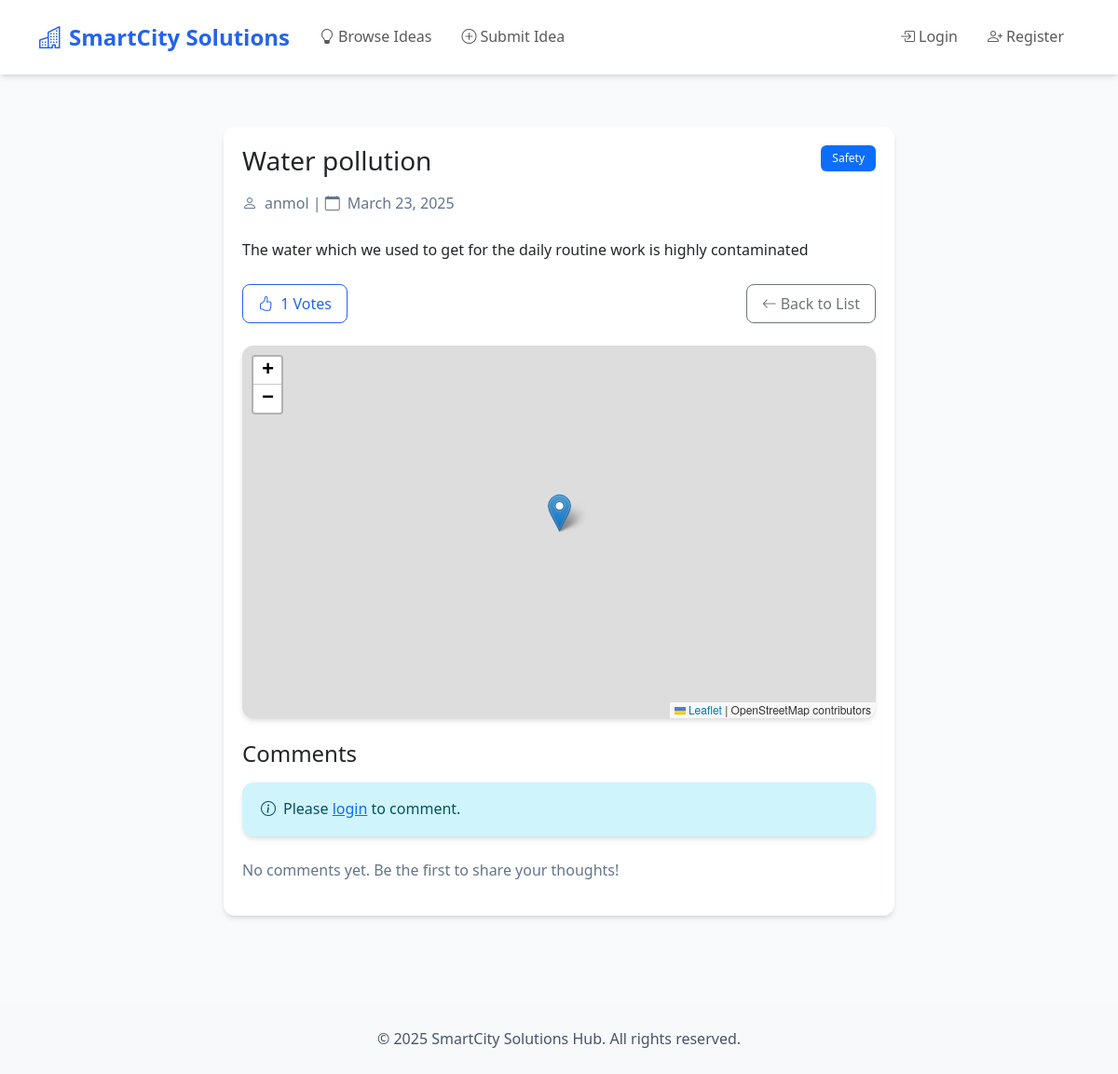
Screenshot of /ideas/4/ with the database file from the repository.
### solutions/models.py (models this page shows, shortened)
class Idea(models.Model):
    IMPLEMENTATION_STATUS = [
        ('pending', 'Pending Review'),
        ('approved', 'Approved for Implementation'),
        ('in_progress', 'Implementation in Progress'),
        ('completed', 'Implementation Completed'),
        ('rejected', 'Not Feasible')
    ]
    title = models.CharField(max_length=200)
    description = models.TextField()
    category = models.ForeignKey(Category, on_delete=models.CASCADE)
    author = models.ForeignKey(User, on_delete=models.CASCADE)
    created_at = models.DateTimeField(default=timezone.now)
    updated_at = models.DateTimeField(auto_now=True)
    location = models.CharField(max_length=200)
    latitude = models.DecimalField(max_digits=9, decimal_places=6, null=True, blank=True)
    longitude = models.DecimalField(max_digits=9, decimal_places=6, null=True, blank=True)
    status = models.CharField(max_length=20, choices=[
        ('pending', 'Pending'),
        ('under_review', 'Under Review'),
        ('approved', 'Approved'),
        ('implemented', 'Implemented'),
        ('rejected', 'Rejected')
    ], default='pending')
    implementation_status = models.CharField(
        max_length=20,
        choices=IMPLEMENTATION_STATUS,
        default='pending'
    )
    admin_notes = models.TextField(blank=True)
    implementation_date = models.DateField(null=True, blank=True)

class Category(models.Model):
    name = models.CharField(max_length=100)
    description = models.TextField(blank=True)
    class Meta:
        verbose_name_plural = "Categories"

### solutions/views.py (the view)
# urls.py: path('ideas/<int:pk>/', views.idea_detail, name='idea_detail'),
def idea_detail(request, pk):
    idea = get_object_or_404(Idea, pk=pk)
    comments = idea.comment_set.all().order_by('-created_at')
    user_has_voted = False
    if request.user.is_authenticated:
        user_has_voted = Vote.objects.filter(user=request.user, idea=idea).exists()
    context = {
        'idea': idea,
        'comments': comments,
        'user_has_voted': user_has_voted,
    }
    return render(request, 'solutions/idea_detail.html', context)

### solutions/templates/solutions/idea_detail.html (shortened to what this page needs)
{% extends 'solutions/base.html' %}
{% block content %}
<div class="container py-4">
    <div class="row justify-content-center">
        <div class="col-lg-8">
            <div class="card mb-4">
                <div class="card-body">
                    <div class="d-flex justify-content-between align-items-start mb-3">
                        <h1 class="h3 mb-0">{{ idea.title }}</h1>
                        <span class="badge bg-primary">{{ idea.category.name }}</span>
                    </div>
                    <p class="text-muted mb-4">
                        <i class="bi bi-person me-2"></i>{{ idea.author.username }} |
                        <i class="bi bi-calendar me-2"></i>{{ idea.created_at|date:"F j, Y" }}
                    </p>
                    <p class="card-text mb-4">{{ idea.description }}</p>
                    <div class="d-flex justify-content-between align-items-center mb-4">
                        <div class="d-flex align-items-center">
                            {% if user.is_authenticated %}
                                {% csrf_token %}
                                <button class="btn {% if user_has_voted %}btn-primary{% else %}btn-outline-primary{% endif %} me-2 vote-button" data-idea-id="{{ idea.id }}">
                                    <i class="bi bi-hand-thumbs-up me-1"></i>
                                    <span class="vote-count">{{ idea.vote_set.count }}</span> Votes
                                </button>
                            {% else %}
                                <a href="{% url 'login' %}" class="btn btn-outline-primary me-2">
                                    <i class="bi bi-hand-thumbs-up me-1"></i>
                                    <span class="vote-count">{{ idea.vote_set.count }}</span> Votes
                                </a>
                            {% endif %}
                        </div>
                        <a href="{% url 'solutions:idea_list' %}" class="btn btn-outline-secondary">
                            <i class="bi bi-arrow-left me-1"></i>Back to List
                        </a>
                    </div>
                    <div id="map" class="mb-4"></div>
                    <h3 class="h4 mb-3">Comments</h3>
                    {% if user.is_authenticated %}
                        <form id="commentForm" method="post" action="{% url 'solutions:add_comment' idea.pk %}" class="mb-4">
                            {% csrf_token %}
                            <div class="mb-3">
                                <textarea class="form-control" name="content" rows="3" required
                                          placeholder="Share your thoughts..."></textarea>
                            </div>
                            <button type="submit" class="btn btn-primary">
                                <i class="bi bi-chat-dots me-1"></i>Add Comment
                            </button>
                        </form>
                    {% else %}
                        <div class="alert alert-info">
                            <i class="bi bi-info-circle me-2"></i>Please <a href="{% url 'login' %}">login</a> to comment.
                        </div>
                    {% endif %}
                    <div id="comments">
                        {% for comment in idea.comment_set.all %}
                            <div class="card mb-3">
                                <div class="card-body">
                                    <div class="d-flex justify-content-between">
                                        <h6 class="card-subtitle mb-2 text-muted">
                                            <i class="bi bi-person me-1"></i>{{ comment.author.username }}
                                        </h6>
                                        <small class="text-muted">
                                            <i class="bi bi-clock me-1"></i>{{ comment.created_at|date:"F j, Y" }}
                                        </small>
                                    </div>
                                    <p class="card-text">{{ comment.content }}</p>
                                    {% if user == comment.author %}
                                        <button class="btn btn-sm btn-outline-danger delete-comment"
                                                data-comment-id="{{ comment.id }}">
                                            <i class="bi bi-trash me-1"></i>Delete
                                        </button>
                                    {% endif %}
                                </div>
                            </div>
                        {% empty %}
                            <p class="text-muted">No comments yet. Be the first to share your thoughts!</p>
                        {% endfor %}
                    </div>
                </div>
            </div>
        </div>
    </div>
</div>
{% endblock %}

### solutions/templates/solutions/base.html (style rules this page uses)
:root { --primary-color: #2563eb; --secondary-color: #475569; --success-color: #22c55e; --background-color: #f8fafc; --card-shadow: 0 4px 6px -1px rgb(0 0 0 / 0.1), 0 2px 4px -2px rgb(0 0 0 / 0.1); }
body { background-color: var(--background-color); color: var(--secondary-color); line-height: 1.6; }
.card { border: none; border-radius: 0.75rem; box-shadow: var(--card-shadow); transition: transform 0.2s, box-shadow 0.2s; background: white; margin-bottom: 1.5rem; }
.card-body { padding: 1.25rem; }
.btn { padding: 0.5rem 1rem; font-weight: 500; border-radius: 0.5rem; transition: all 0.2s; }
.btn-outline-primary { color: var(--primary-color); border-color: var(--primary-color); }
.badge { padding: 0.5rem 0.75rem; font-weight: 500; border-radius: 0.375rem; }
.alert { border: none; border-radius: 0.75rem; padding: 1rem 1.25rem; margin-bottom: 1.5rem; box-shadow: var(--card-shadow); }
#map { height: 400px; width: 100%; border-radius: 0.75rem; margin-bottom: 1.5rem; box-shadow: var(--card-shadow); }
.text-muted { color: #64748b !important; }

### rows the page displays
Idea: title "Water pollution", category.name "Safety", author.username "anmol", created_at "March 23, 2025", description "The water which we used to get for the daily routine work is highly contaminated", vote_set.count "1"
